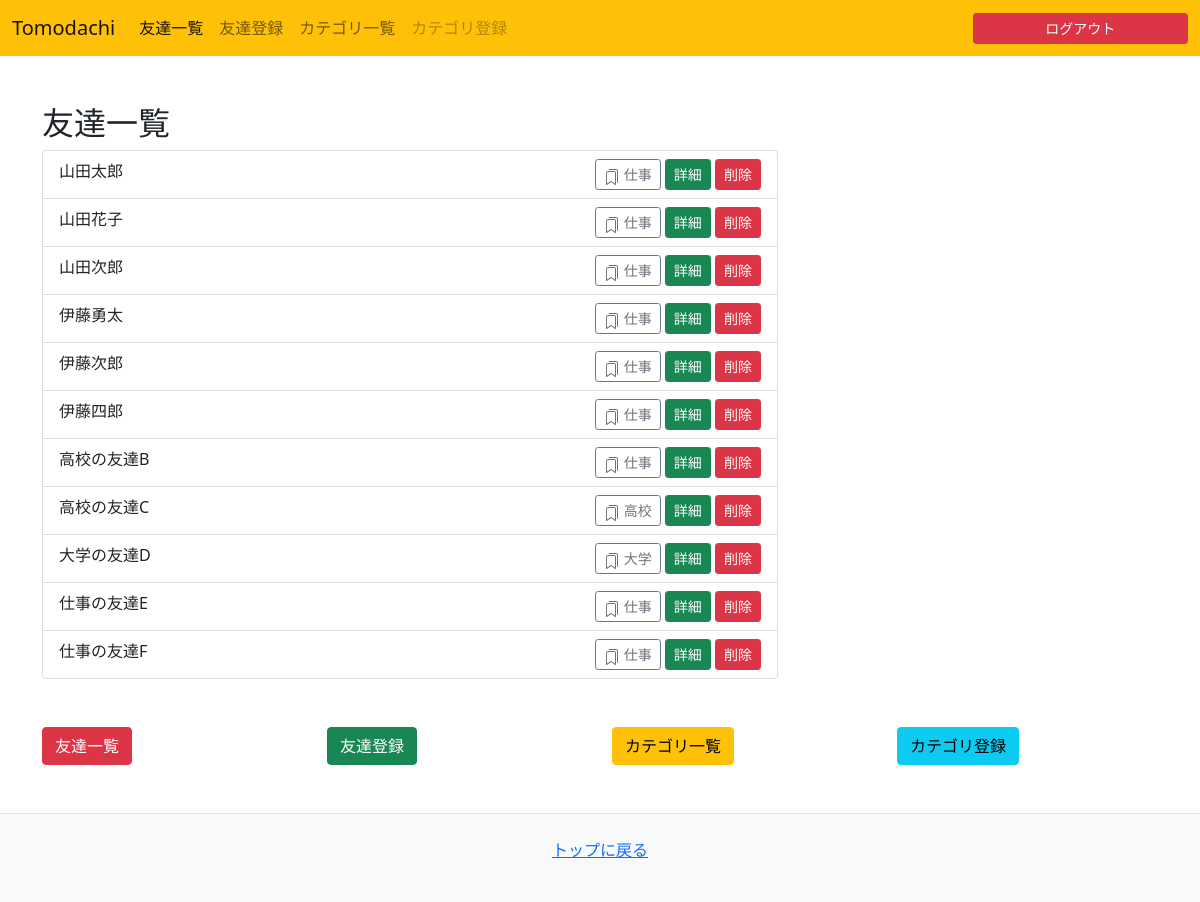
Page / (signed in) on the committed database.
### friendslist/models.py (models this page shows)
class Friend(models.Model):
    name = models.CharField(default="", max_length=20)
    furigana = models.CharField(blank=True, null=True, max_length=20)
    nickname = models.CharField(blank=True, null=True, max_length=20)
    sex = models.IntegerField(default=0)
    birthday = models.DateField(blank=True, null=True, auto_now=False, auto_now_add=False)
    birthplace = models.CharField(blank=True, null=True, max_length=30)
    hobby = models.CharField(blank=True, null=True, max_length=30)
    company = models.CharField(blank=True, null=True, max_length=30)
    created_at = models.DateTimeField(auto_now_add=True)
    updated_at = models.DateTimeField(auto_now=True)
    category = models.ForeignKey(Category, on_delete=models.CASCADE, default=1)

class Category(models.Model):
    name = models.CharField(default="", max_length=20)
    created_at = models.DateTimeField(auto_now_add=True)
    updated_at = models.DateTimeField(auto_now=True)
    user = models.ForeignKey(get_user_model(), on_delete=models.CASCADE)

### friendslist/views.py (the view)
# urls.py: path('', views.index),
def index(request):
    user = request.user
    categories = Category.objects.filter(user=user)
    first_category = categories.first()
    friends = Friend.objects.all()
    context = {
        'friends': friends,
        'categories': categories,
        'first_category': first_category,
    }
    return render(request, 'friendslist/index.html', context)

### templates/friendslist/index.html (shortened to what this page needs)
{% extends 'friendslist/base.html' %}
{% block content %}
<main class="container mb-5">
    <div class="row">
        <div class="column col-md-8">
            <h2>友達一覧</h2>
            <ul class="list-group">
            {% for friend in friends %}
                <li class="list-group-item">
                  {{ friend.name }}
                  <div class="float-end">
                    <a href="/category/{{ friend.category.pk }}" class="btn btn-outline-secondary btn-sm">
                      {{ friend.category.name }}
                    </a>
                    <a href="{% url 'friend' friend.pk %}" class="btn btn-success btn-sm">詳細</a>
                    <a href="{% url 'delete' friend.pk %}" class="btn btn-danger btn-sm">削除</a>
                  </div>
                </li>
            {% endfor %}
            </ul>
        </div>
    </div>
</main>
{% endblock %}

### templates/friendslist/base.html (shortened to what this page needs)
<!DOCTYPE html>
<html lang="ja">
<head>
    <link href="https://cdn.jsdelivr.net/npm/bootstrap@5.0.0-beta1/dist/css/bootstrap.min.css" rel="stylesheet">
</head>
<body>
    {% include 'friendslist/snippets/header.html' %}
    {% block content %}
    {% endblock %}
    {% include 'friendslist/snippets/linkbtns.html' %}
    {% include 'friendslist/snippets/footer.html' %}
</body>
</html>

### templates/friendslist/snippets/header.html (shortened to what this page needs)
<nav class="navbar navbar-expand-lg navbar-light bg-warning mb-5">
    <div class="container-fluid">
        <a class="navbar-brand" href="#">Tomodachi</a>
        <div class="collapse navbar-collapse" id="navbarNav">
            <ul class="navbar-nav">
                <li class="nav-item">
                    <a class="nav-link active" aria-current="page" href="/">友達一覧</a>
                </li>
                <li class="nav-item">
                    <a class="nav-link" href="create/">友達登録</a>
                </li>
                <li class="nav-item">
                    <a class="nav-link" href="#">カテゴリ一覧</a>
                </li>
                <li class="nav-item">
                    <a class="nav-link disabled" href="#" tabindex="-1" aria-disabled="true">カテゴリ登録</a>
                </li>
            </ul>
        </div>
        {% if user.is_authenticated %}
        <a class="btn btn-sm btn-danger w-25" href="/logout/">ログアウト</a>
        {% else %}
        <div class="d-flex">
            <a href="/login/" class="btn btn-sm btn-info me-2">ログイン</a>
            <a href="/signup/" class="btn btn-sm btn-outline-info">新規登録</a>
        </div>
        {% endif %}
    </div>
</nav>

### templates/friendslist/snippets/linkbtns.html
<div class="container mb-5">
    <div class="row">
      <div class="col">
        <a class="btn btn-danger" href="/" role="button">友達一覧</a>
      </div>
      <div class="col">
        <a class="btn btn-success" href="/create/" role="button">友達登録</a>
      </div>
      <div class="col">
        <a class="btn btn-warning" href="/category/{{ first_category.pk }}/" role="button">カテゴリ一覧</a>
      </div>
      <div class="col">
        <a class="btn btn-info" href="/category/create/" role="button">カテゴリ登録</a>
      </div>
    </div>
</div>

### templates/friendslist/snippets/footer.html
<footer class="border-top py-4 text-center bg-light">
    <p>
        <a href="/">トップに戻る</a>
    </p>
</footer>

### rows in the picture
Friend: name "山田太郎", category.name "仕事"
Friend: name "山田花子", category.name "仕事"
Friend: name "山田次郎", category.name "仕事"
Friend: name "伊藤勇太", category.name "仕事"
Friend: name "伊藤次郎", category.name "仕事"
Friend: name "伊藤四郎", category.name "仕事"
Friend: name "高校の友達B", category.name "仕事"
Friend: name "高校の友達C", category.name "高校"
Friend: name "大学の友達D", category.name "大学"
Friend: name "仕事の友達E", category.name "仕事"
Friend: name "仕事の友達F", category.name "仕事"
